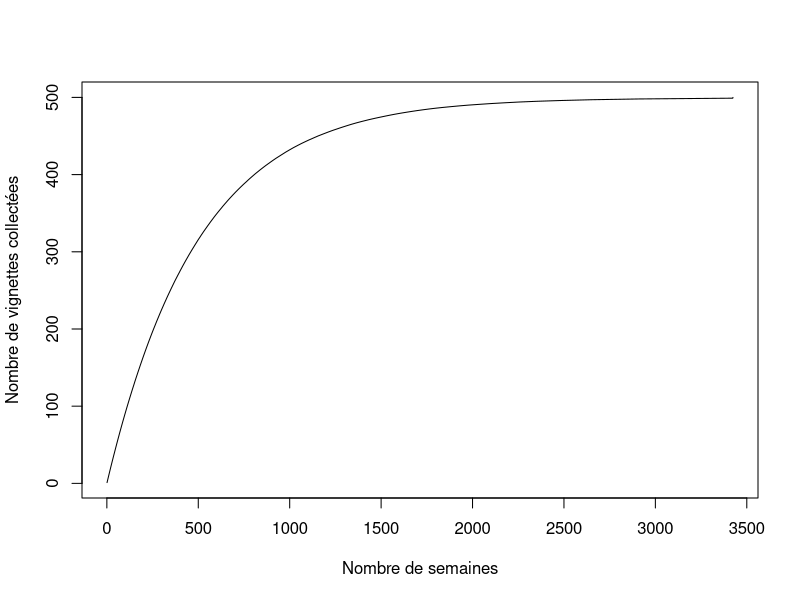

This figure's R source:
# Définir le nombre total de vignettes dans la collection
N <- 500

# Fonction pour simuler une semaine d'achat de paquets de céréales
achat_semaine <- function(N) {
  # Initialiser un vecteur pour suivre les vignettes collectées
  collection <- rep(0, N)
  
  # Compteur de semaines
  semaines <- 0
  semaines_vs_vignettes <- numeric(N)
  
  # Tant qu'il reste des vignettes à collecter
  while (sum(collection) < N) {
    # Acheter un paquet de céréales
    paquet <- sample(1:N, 1)
    
    # Mettre à jour la collection
    collection[paquet] <- 1
    
    # Augmenter le compteur de semaines
    semaines <- semaines + 1
    
    # Enregistrer le nombre de semaines pour le nombre de vignettes collectées
    semaines_vs_vignettes[sum(collection)] <- semaines
  }
  
  return(semaines_vs_vignettes)
}

# Répéter la simulation un grand nombre de fois pour obtenir une estimation
# du nombre moyen de semaines nécessaires pour compléter la collection
nombre_simulations <- 1000
resultats <- replicate(nombre_simulations, achat_semaine(N))

# Calculer la moyenne des résultats
moyenne <- apply(resultats, 1, mean)

# Afficher le résultat
cat("Nombre moyen de semaines pour compléter la collection :", moyenne[N], "\n")

# Tracer la courbe
plot(moyenne, 1:N, type = "l", xlab = "Nombre de semaines" , ylab = "Nombre de vignettes collectées")

